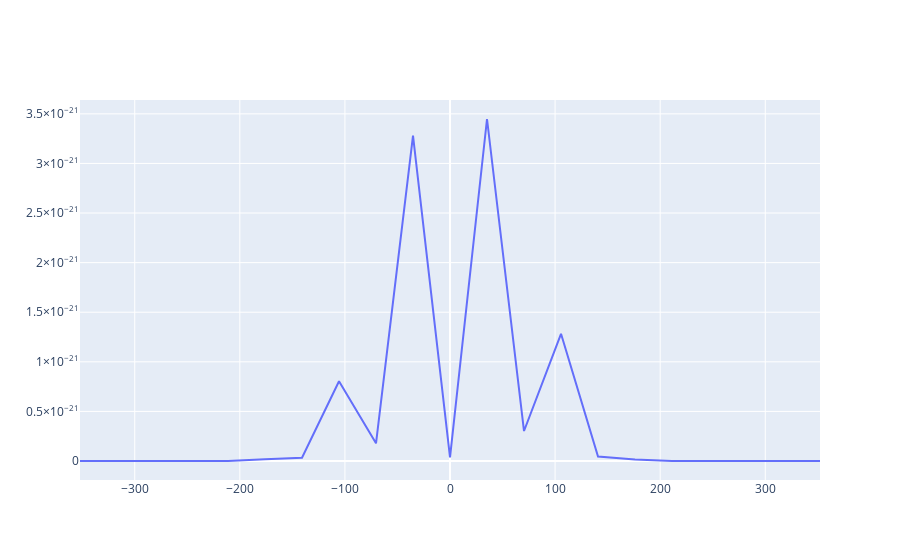

Notebook cell for this chart:
### Markdown cell above
## Weakpulse

### Code cell
col_weak=["Time", "CPU", "<Ovr(Phi.Eta.Rn.Rn)>", "<H0>",
    "<Occ{H0:0}>", "<Occ{H0:1}>", "<Occ{H0:2}>", "<Occ{H0:3}>", "<Occ{H0:4}>", "<Occ{H0:5}>",
    "Re{<H0:0|psi>}", "Re{<H0:1|psi>}", "Re{<H0:2|psi>}", "Re{<H0:3|psi>}", "Re{<H0:4|psi>}", "Re{<H0:5|psi>}",
    "Imag{<H0:0|psi>}", "Imag{<H0:1|psi>}", "Imag{<H0:2|psi>}", "Imag{<H0:3|psi>}", "Imag{<H0:4|psi>}", "Imag{<H0:5|psi>}"
]
df_weak=pd.read_csv("/home/user/BachelorThesis/trecxcoefftests/weakpulse/0042/expec", sep="\s+", header=8)
#shift every column name by one and remove the first column
df_weak.columns = df_weak.columns[1:].tolist() + [""]
#remove last column
df_weak = df_weak.iloc[:, :-1]
df_weak.columns = col_weak



#df_normal = pd.read_csv("/home/user/BachelorThesis/trecxcoefftests/weakpulse/normal_trecx/expec", delim_whitespace=True, header=8)
#df_normal.columns = df_normal.columns[1:].tolist() + [""]
#remove last column
#df_normal = df_normal.iloc[:, :-1]



fig = go.Figure()
#fig.add_trace(go.Scatter(x=np.array(df_weak["Time"]), y=np.array(df_weak["<Occ{H0:0}>"]), mode='lines', name='c^2'))
#fig.add_trace(go.Scatter(x=np.array(df_weak["Time"]), y=df_weak["Re{<H0:1|psi>}"]**2+df_weak["Imag{<H0:1|psi>}"]**2, mode='lines', name='c^2_new'))
#fig.add_trace(go.Scatter(x=np.array(df_weak["Time"]), y=np.array(df_weak["Re{<H0:1|psi>}"])**2, mode='lines', name='c_Re_new'))
fig.add_trace(go.Scatter(x=np.array(df_weak["Time"]), y=df_weak["Re{<H0:1|psi>}"]**2+df_weak["Imag{<H0:1|psi>}"]-np.array(df_weak["<Occ{H0:1}>"])**2, mode='lines', name='diff'))
#for i in range(5): fig.add_trace(go.Scatter(x=np.array(df_weak["Time"]), y=np.array(df_weak[f"Imag{{<H0:{i}|psi>}}"]), mode='lines', name=f'c^2_new_{i}'))
# warum ist Re(H0:0|psi) gleich c^2_old? ich dachte in occ wird c^2 berechnet aberscheinabr nur Re(c)
fig.show()

### Figure 1 — Plotly figure (JSON) as saved in the notebook; plotly's stock layout.template omitted (floating-point values rounded to 4 significant figures)
{"data": [{"mode": "lines", "name": "diff", "type": "scatter", "x": [-352.1, -316.9, -281.7, -246.5, -211.2, -176.0, -140.8, -105.6, -70.41, -35.2, 0.01291, 35.22, 70.43, 105.6, 140.9, 176.1, 211.3, 246.5, 281.7, 316.9, 352.1], "y": [-2.121e-33, -4.373e-31, -7.324e-29, 9.765e-27, 7.291e-25, 1.836e-23, 3.215e-23, 8.04e-22, 1.784e-22, 3.281e-21, 3.73e-23, 3.448e-21, 3.024e-22, 1.283e-21, 4.452e-23, 1.623e-23, 1.216e-25, 8.528e-27, -7.492e-29, -1.981e-32, 8.232e-34]}], "layout": {}}
